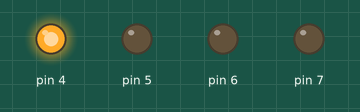
Recording of a sketch running on a simulated Arduino Uno, built with avr-gcc and run on an emulated ATmega328P. Shown: output pins drawn as LEDs (lit = HIGH).

Above: at 0.5 s.
At 4.5 s:
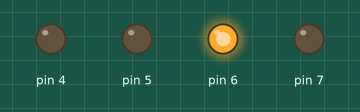
At 8.5 s:
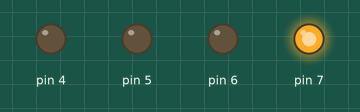
At 12.5 s:
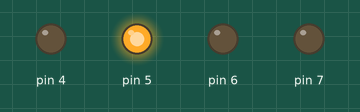
At 17.5 s:
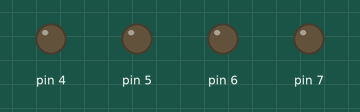
Timing chart, 0 to 18.2 s (numbered marks = the images above):
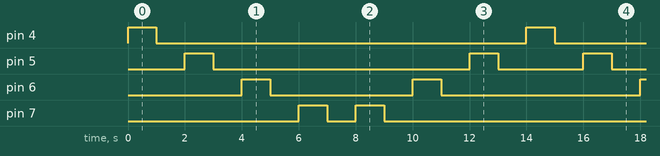

The sketch:

arduino_example_pb_2_sheet_2.ino
```cpp
int i=4;
int j=7;
void setup() {
  // put your setup code here, to run once:
  pinMode(4, OUTPUT);
  pinMode(5,OUTPUT);
  pinMode(6,OUTPUT);
  pinMode(7,OUTPUT);

}

void loop() {
  for(i=4;i<8;i++)
  {
     digitalWrite(i, HIGH);   // turn the LED on (HIGH is the voltage level)
  delay(1000);                       // wait for a second
  digitalWrite(i, LOW);    // turn the LED off by making the voltage LOW
  delay(1000);
  int i=4;

  }
  for(j=7;j>4;j--)
  {
     digitalWrite(j, HIGH);   // turn the LED on (HIGH is the voltage level)
  delay(1000);                       // wait for a second
  digitalWrite(j, LOW);    // turn the LED off by making the voltage LOW
  delay(1000);
  int j=7;


  }


}
```

Measured:
- by itself, pin 4: alternates HIGH for 1.0 s and LOW for 13.0 s
- by itself, pin 5: repeats every 14.0 s: LOW 9.0 s, HIGH 1.0 s, LOW 3.0 s, HIGH 1.0 s
- by itself, pin 6: repeats every 14.0 s: LOW 5.0 s, HIGH 1.0 s, LOW 7.0 s, HIGH 1.0 s
- by itself, pin 7: repeats every 14.0 s: LOW 1.0 s, HIGH 1.0 s, LOW 11.0 s, HIGH 1.0 s
